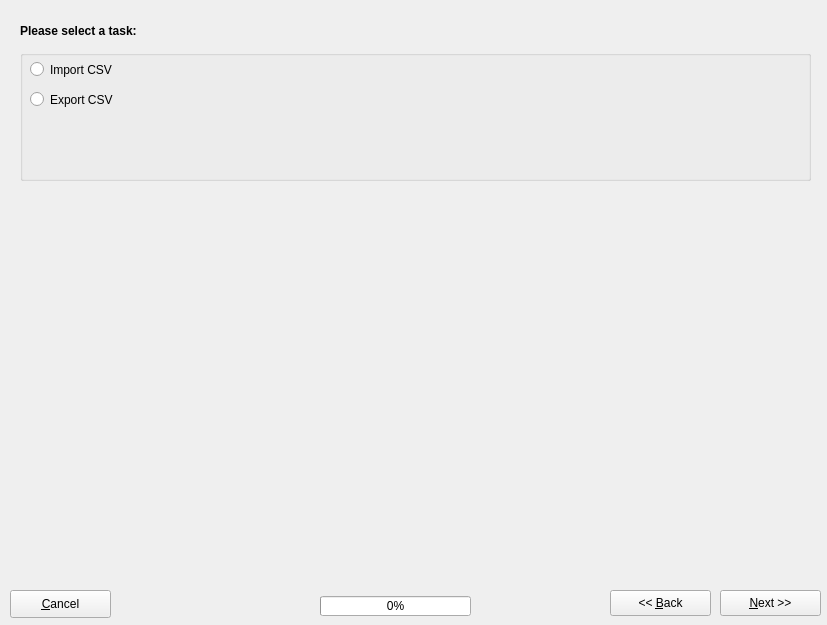
<ui version="4.0" >
 <class>dataimpexpfrm</class>
 <widget class="QDialog" name="dataimpexpfrm" >
  <property name="geometry" >
   <rect>
    <x>0</x>
    <y>0</y>
    <width>827</width>
    <height>625</height>
   </rect>
  </property>
  <property name="windowTitle" >
   <string>Data import and export...</string>
  </property>
  <property name="windowIcon" >
   <iconset resource="../resources/images/first4.qrc" >:/impexp.png</iconset>
  </property>
  <widget class="QStackedWidget" name="mainstack" >
   <property name="geometry" >
    <rect>
     <x>10</x>
     <y>10</y>
     <width>811</width>
     <height>571</height>
    </rect>
   </property>
   <property name="currentIndex" >
    <number>0</number>
   </property>
   <widget class="QWidget" name="page" >
    <widget class="QLabel" name="label" >
     <property name="geometry" >
      <rect>
       <x>10</x>
       <y>0</y>
       <width>291</width>
       <height>41</height>
      </rect>
     </property>
     <property name="font" >
      <font>
       <weight>75</weight>
       <bold>true</bold>
      </font>
     </property>
     <property name="text" >
      <string>Please select a task:</string>
     </property>
    </widget>
    <widget class="QGroupBox" name="groupBox" >
     <property name="geometry" >
      <rect>
       <x>10</x>
       <y>40</y>
       <width>791</width>
       <height>131</height>
      </rect>
     </property>
     <property name="title" >
      <string/>
     </property>
     <widget class="QRadioButton" name="rbtn1" >
      <property name="enabled" >
       <bool>true</bool>
      </property>
      <property name="geometry" >
       <rect>
        <x>10</x>
        <y>10</y>
        <width>481</width>
        <height>19</height>
       </rect>
      </property>
      <property name="text" >
       <string>Import CSV</string>
      </property>
     </widget>
     <widget class="QRadioButton" name="rbtn2" >
      <property name="geometry" >
       <rect>
        <x>10</x>
        <y>40</y>
        <width>481</width>
        <height>19</height>
       </rect>
      </property>
      <property name="text" >
       <string>Export CSV</string>
      </property>
     </widget>
    </widget>
   </widget>
   <widget class="QWidget" name="Seite_2" >
    <widget class="QLabel" name="label_4" >
     <property name="geometry" >
      <rect>
       <x>10</x>
       <y>0</y>
       <width>291</width>
       <height>41</height>
      </rect>
     </property>
     <property name="font" >
      <font>
       <weight>75</weight>
       <bold>true</bold>
      </font>
     </property>
     <property name="text" >
      <string>Import CSV:</string>
     </property>
    </widget>
    <widget class="QPushButton" name="btnimpcsvselectfile" >
     <property name="geometry" >
      <rect>
       <x>490</x>
       <y>40</y>
       <width>31</width>
       <height>26</height>
      </rect>
     </property>
     <property name="text" >
      <string>...</string>
     </property>
     <property name="icon" >
      <iconset/>
     </property>
    </widget>
    <widget class="QLabel" name="label_10" >
     <property name="geometry" >
      <rect>
       <x>10</x>
       <y>40</y>
       <width>131</width>
       <height>21</height>
      </rect>
     </property>
     <property name="text" >
      <string>CSV-File:</string>
     </property>
    </widget>
    <widget class="QRadioButton" name="rbtnimpcsvsel" >
     <property name="geometry" >
      <rect>
       <x>680</x>
       <y>40</y>
       <width>111</width>
       <height>20</height>
      </rect>
     </property>
     <property name="text" >
      <string>Selected</string>
     </property>
    </widget>
    <widget class="QLabel" name="label_11" >
     <property name="geometry" >
      <rect>
       <x>10</x>
       <y>71</y>
       <width>131</width>
       <height>20</height>
      </rect>
     </property>
     <property name="text" >
      <string>Import into:</string>
     </property>
    </widget>
    <widget class="QLineEdit" name="txtimpcsv" >
     <property name="geometry" >
      <rect>
       <x>150</x>
       <y>40</y>
       <width>331</width>
       <height>25</height>
      </rect>
     </property>
    </widget>
    <widget class="QRadioButton" name="rbtnimpcsvall" >
     <property name="geometry" >
      <rect>
       <x>580</x>
       <y>40</y>
       <width>91</width>
       <height>20</height>
      </rect>
     </property>
     <property name="text" >
      <string>All</string>
     </property>
     <property name="checked" >
      <bool>true</bool>
     </property>
    </widget>
    <widget class="QPushButton" name="btnimpcsvload" >
     <property name="geometry" >
      <rect>
       <x>490</x>
       <y>70</y>
       <width>31</width>
       <height>26</height>
      </rect>
     </property>
     <property name="text" >
      <string/>
     </property>
     <property name="icon" >
      <iconset resource="../resources/images/first4.qrc" >:/button_ok.png</iconset>
     </property>
    </widget>
    <widget class="QComboBox" name="cmbimpcsv" >
     <property name="geometry" >
      <rect>
       <x>150</x>
       <y>70</y>
       <width>181</width>
       <height>25</height>
      </rect>
     </property>
    </widget>
    <widget class="QTableWidget" name="tableimpcsv" >
     <property name="geometry" >
      <rect>
       <x>10</x>
       <y>130</y>
       <width>791</width>
       <height>431</height>
      </rect>
     </property>
     <property name="alternatingRowColors" >
      <bool>true</bool>
     </property>
    </widget>
    <widget class="QLabel" name="label_12" >
     <property name="geometry" >
      <rect>
       <x>580</x>
       <y>70</y>
       <width>121</width>
       <height>21</height>
      </rect>
     </property>
     <property name="text" >
      <string>Separator:</string>
     </property>
    </widget>
    <widget class="QLineEdit" name="txtimpcsvseparator" >
     <property name="geometry" >
      <rect>
       <x>720</x>
       <y>70</y>
       <width>31</width>
       <height>25</height>
      </rect>
     </property>
     <property name="text" >
      <string>,</string>
     </property>
    </widget>
    <widget class="QLabel" name="label_13" >
     <property name="geometry" >
      <rect>
       <x>10</x>
       <y>100</y>
       <width>131</width>
       <height>20</height>
      </rect>
     </property>
     <property name="text" >
      <string>Import from row:</string>
     </property>
    </widget>
    <widget class="QSpinBox" name="spbimpcsv" >
     <property name="geometry" >
      <rect>
       <x>150</x>
       <y>100</y>
       <width>61</width>
       <height>22</height>
      </rect>
     </property>
     <property name="maximum" >
      <number>1000</number>
     </property>
     <property name="value" >
      <number>3</number>
     </property>
    </widget>
   </widget>
   <widget class="QWidget" name="Seite_3" >
    <widget class="QLabel" name="label_5" >
     <property name="geometry" >
      <rect>
       <x>10</x>
       <y>0</y>
       <width>291</width>
       <height>41</height>
      </rect>
     </property>
     <property name="font" >
      <font>
       <weight>75</weight>
       <bold>true</bold>
      </font>
     </property>
     <property name="text" >
      <string>Export CSV:</string>
     </property>
    </widget>
    <widget class="QLabel" name="label_6" >
     <property name="geometry" >
      <rect>
       <x>10</x>
       <y>40</y>
       <width>101</width>
       <height>21</height>
      </rect>
     </property>
     <property name="text" >
      <string>Export from:</string>
     </property>
    </widget>
    <widget class="QComboBox" name="cmbexpcsv" >
     <property name="geometry" >
      <rect>
       <x>120</x>
       <y>40</y>
       <width>181</width>
       <height>25</height>
      </rect>
     </property>
    </widget>
    <widget class="QPushButton" name="btnexpcsvload" >
     <property name="geometry" >
      <rect>
       <x>310</x>
       <y>40</y>
       <width>31</width>
       <height>26</height>
      </rect>
     </property>
     <property name="text" >
      <string/>
     </property>
     <property name="icon" >
      <iconset resource="../resources/images/first4.qrc" >:/button_ok.png</iconset>
     </property>
    </widget>
    <widget class="QTreeWidget" name="treeexpcsv" >
     <property name="geometry" >
      <rect>
       <x>10</x>
       <y>80</y>
       <width>791</width>
       <height>471</height>
      </rect>
     </property>
     <property name="alternatingRowColors" >
      <bool>true</bool>
     </property>
     <property name="selectionMode" >
      <enum>QAbstractItemView::ExtendedSelection</enum>
     </property>
     <column>
      <property name="text" >
       <string>1</string>
      </property>
     </column>
    </widget>
    <widget class="QRadioButton" name="rbtnexpcsvall" >
     <property name="geometry" >
      <rect>
       <x>580</x>
       <y>40</y>
       <width>91</width>
       <height>20</height>
      </rect>
     </property>
     <property name="text" >
      <string>All</string>
     </property>
     <property name="checked" >
      <bool>true</bool>
     </property>
    </widget>
    <widget class="QRadioButton" name="rbtnexpcsvsel" >
     <property name="geometry" >
      <rect>
       <x>680</x>
       <y>40</y>
       <width>111</width>
       <height>20</height>
      </rect>
     </property>
     <property name="text" >
      <string>Selected</string>
     </property>
    </widget>
   </widget>
  </widget>
  <widget class="QPushButton" name="btnnext" >
   <property name="geometry" >
    <rect>
     <x>720</x>
     <y>590</y>
     <width>101</width>
     <height>26</height>
    </rect>
   </property>
   <property name="text" >
    <string>&amp;Next >></string>
   </property>
  </widget>
  <widget class="QPushButton" name="btnback" >
   <property name="geometry" >
    <rect>
     <x>610</x>
     <y>590</y>
     <width>101</width>
     <height>26</height>
    </rect>
   </property>
   <property name="text" >
    <string>&lt;&lt; &amp;Back</string>
   </property>
  </widget>
  <widget class="QPushButton" name="btncancel" >
   <property name="geometry" >
    <rect>
     <x>10</x>
     <y>590</y>
     <width>101</width>
     <height>28</height>
    </rect>
   </property>
   <property name="text" >
    <string>&amp;Cancel</string>
   </property>
   <property name="icon" >
    <iconset resource="../resources/images/first4.qrc" >:/button_cancel.png</iconset>
   </property>
  </widget>
  <widget class="QProgressBar" name="progbar" >
   <property name="geometry" >
    <rect>
     <x>320</x>
     <y>596</y>
     <width>151</width>
     <height>20</height>
    </rect>
   </property>
   <property name="value" >
    <number>0</number>
   </property>
  </widget>
 </widget>
 <resources>
  <include location="../resources/images/first4.qrc" />
 </resources>
 <connections/>
</ui>
